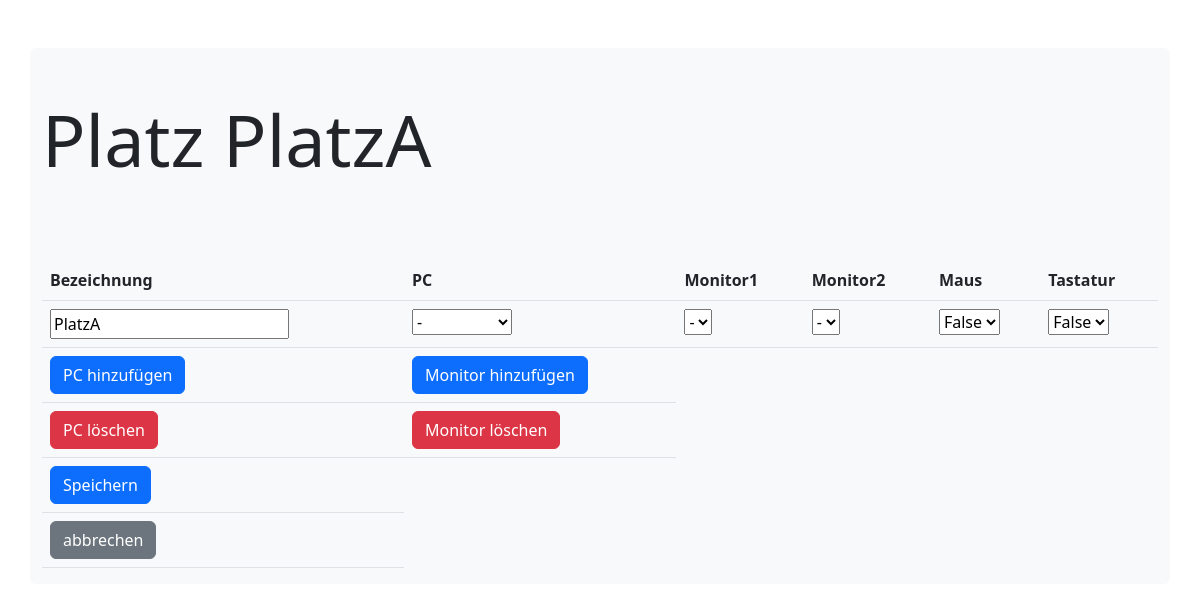
/itinventory/updatePlatz/7, run on an earlier commit of the app's database.
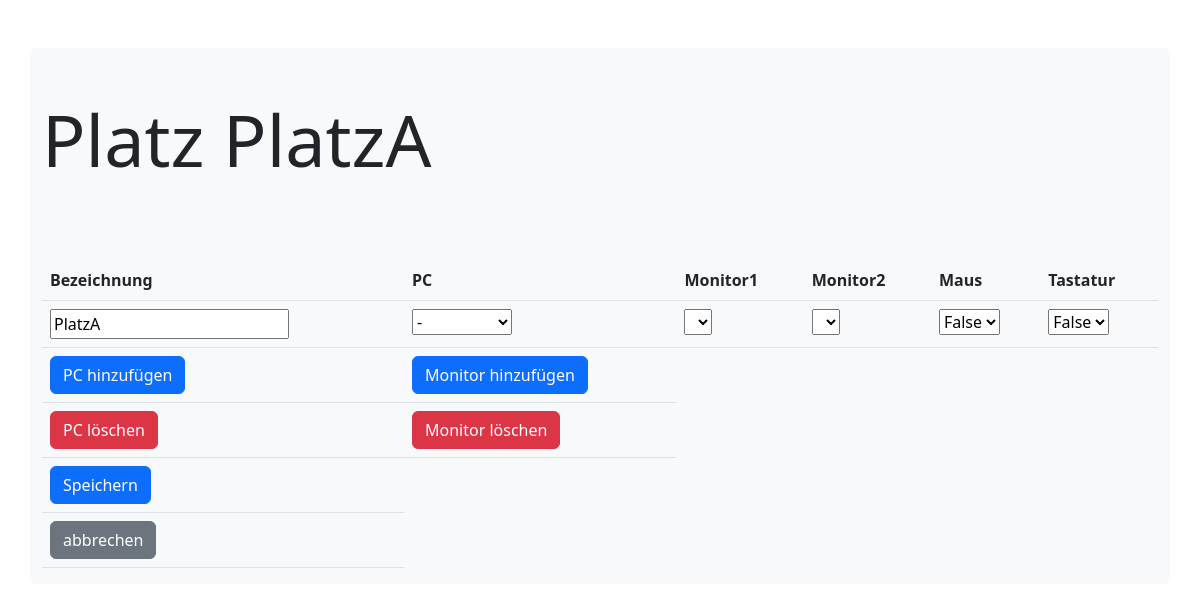
And on a later commit of the database.
### itinventory/models.py (models this page shows)
class Platz(models.Model):
  bezeichnung = models.CharField(max_length=50, null=True)
  room = models.ForeignKey(Rooms,on_delete=callable,null=True,default=None, related_name='Room')
  pc = models.ForeignKey(Pcs,on_delete=models.CASCADE, default=1,null=True)
  monitor1 = models.ForeignKey(Monitor,on_delete=callable, related_name='Monitor1', default=1,null=True)
  monitor2 = models.ForeignKey(Monitor,on_delete=callable, related_name='Monitor2', default=1,null=True)
  bemaerkung = models.CharField(max_length=300,default=None, null=True, blank=True)
  tastatur = models.BooleanField(default=False,null=True)
  maus = models.BooleanField(default=False,null=True)

class Monitor(models.Model):
      schnittstelle = models.CharField(max_length=255)
      serialnummer = models.CharField(max_length=55,default=None, null=True, blank=True)
      bemaerkung = models.CharField(max_length=300,default=None, null=True, blank=True)
      status = models.CharField(max_length=100,default=None, null=True, blank=True)

class Pcs(models.Model):
    modell = models.CharField(max_length=255)
    RAM = models.CharField(max_length=255)
    CPU = models.CharField(max_length=255)
    anzahlkerne = models.CharField(max_length=255)
    festplatte = models.CharField(max_length=255, null=True)
    serialnummer = models.CharField(max_length=50,default=None, null=True, blank=True)
    monitor1 = models.CharField(max_length=50,default=None, null=True, blank=True)
    monitor2 = models.CharField(max_length=50,default=None, null=True, blank=True)
    bemaerkung = models.CharField(max_length=300,default=None, null=True, blank=True)
    status = models.CharField(max_length=100,default=None, null=True, blank=True)

### itinventory/views.py (the view)
# urls.py: path('updatePlatz/<int:id>', views.updatePlatz, name='updatePlatz'),
def updatePlatz(request, id):
    myplaetze = Platz.objects.get(id=id)
    mypcs = Pcs.objects.filter().exclude(id=myplaetze.pc_id).values()
    mymonitors1 = Monitor.objects.filter().exclude(id=myplaetze.monitor1_id).values()
    mymonitors2 = Monitor.objects.filter().exclude(id=myplaetze.monitor2_id).values()
    template = loader.get_template('updateplatz.html')
    context = {
        'myplaetze': myplaetze,
        'mypcs': mypcs,
        'mymonitors1': mymonitors1,
        'mymonitors2': mymonitors2,
    }
    return HttpResponse(template.render(context, request))

### itinventory/templates/updateplatz.html (shortened to what the changed rows need)
{% load static %}
<!doctype html>
<html lang="en">
  <head>
    <link href="https://cdn.jsdelivr.net/npm/bootstrap@5.2.2/dist/css/bootstrap.min.css" rel="stylesheet">
    <link rel="icon" href="https://usercontent.one/wp/www.qa-rheinruhr.de/wp-content/uploads/favicon.png" sizes="32x32">  </head>
  <body>
    <div class="container bg-light rounded my-5" >
        <div class="row">
            <div class="col-12">
              <h1 class="display-2 my-5">Platz {{ myplaetze.bezeichnung }}</h1>
              <form action="/itinventory/updatePlatz/updatePlatzRecord/{{myplaetze.id}}" method="post">
                  <div class="table-responsive">
                    <table class="table">
                        <tr>
                          <th>Bezeichnung</th>
                          <th>PC</th>
                          <th>Monitor1</th>
                          <th>Monitor2</th>
                          <th>Maus</th>
                          <th>Tastatur</th>
                        </tr>
                        <tr>
                          <td><input name="bezeichnung" type="text" value="{{ myplaetze.bezeichnung }}"></td>
                          <td>
                            <select name="pc" id="pc">
                              <option value="{{ myplaetze.pc_id }}">{{ myplaetze.pc.modell }}</option>
                            </select>
                          </td>
                          <td>
                            <select name="monitor1" id="monitor1">
                              <option value="{{ myplaetze.monitor1_id }}">{{ myplaetze.monitor1.serialnummer }}</option>
                              {% for line in mymonitors1 %}
                              <option value="{{line.id}}">{{line.serialnummer}}</option>
                              {% endfor %}
                            </select>
                          </td>
                          <td>
                            <select name="monitor2" id="monitor2">
                              <option value="{{ myplaetze.monitor2_id }}">{{ myplaetze.monitor2.serialnummer }}</option>
                              {% for line in mymonitors2 %}
                              <option value="{{line.id}}">{{line.serialnummer}}</option>
                              {% endfor %}
                            </select>
                          </td>
                          <td>
                            <select name="maus" id="maus">
                              <option value="{{ myplaetze.maus }}">{{ myplaetze.maus }}</option>
                            </select>
                          </td>
                          <td>
                            <select name="tastator" id="tastator">
                            <option value="{{ myplaetze.tastator }}">{{ myplaetze.tastatur }}</option>
                          </select>
                        </td>
                        </tr>
                      </table>
                  </div>
              </form>
            </div>
        </div>
    </div>
  </body>
</html>

What changed in the data, as far as the page shows it:
changed Platz "PlatzA": monitor1 "-" → (not shown); monitor2 "-" → (not shown)
